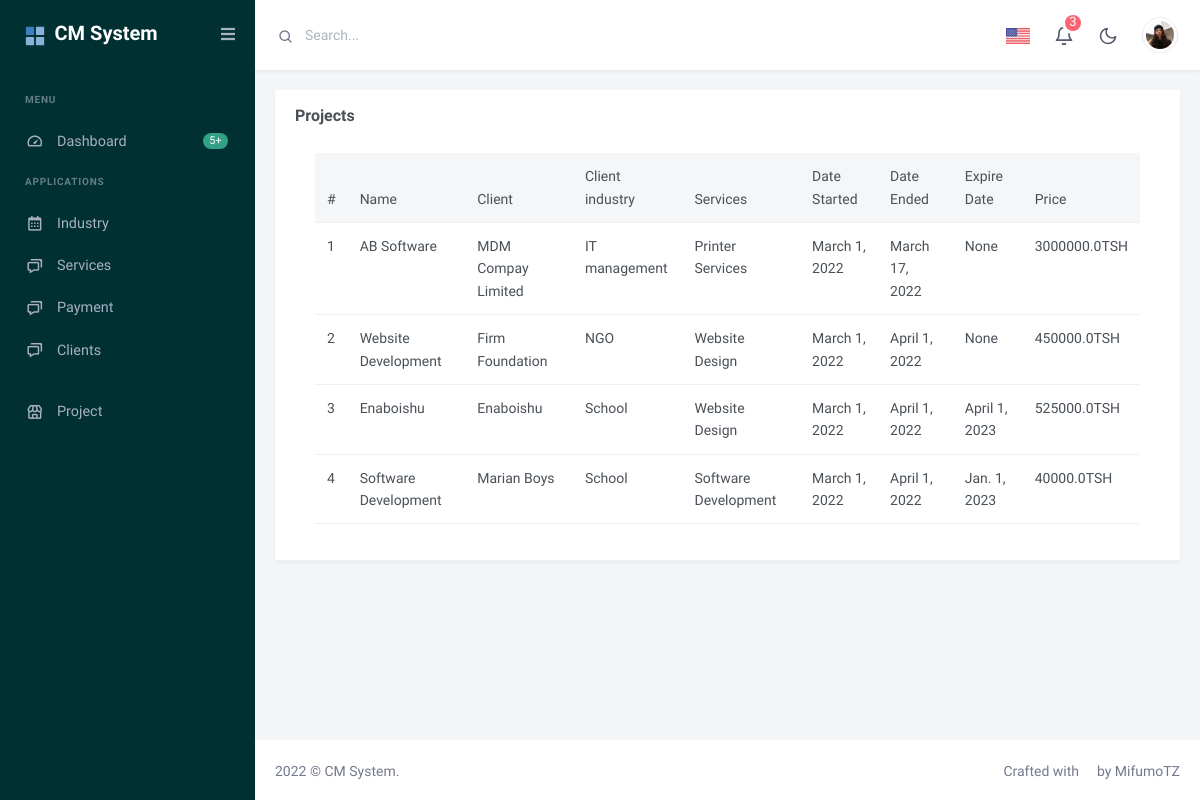
The page /projectall/ on the database as committed earlier.
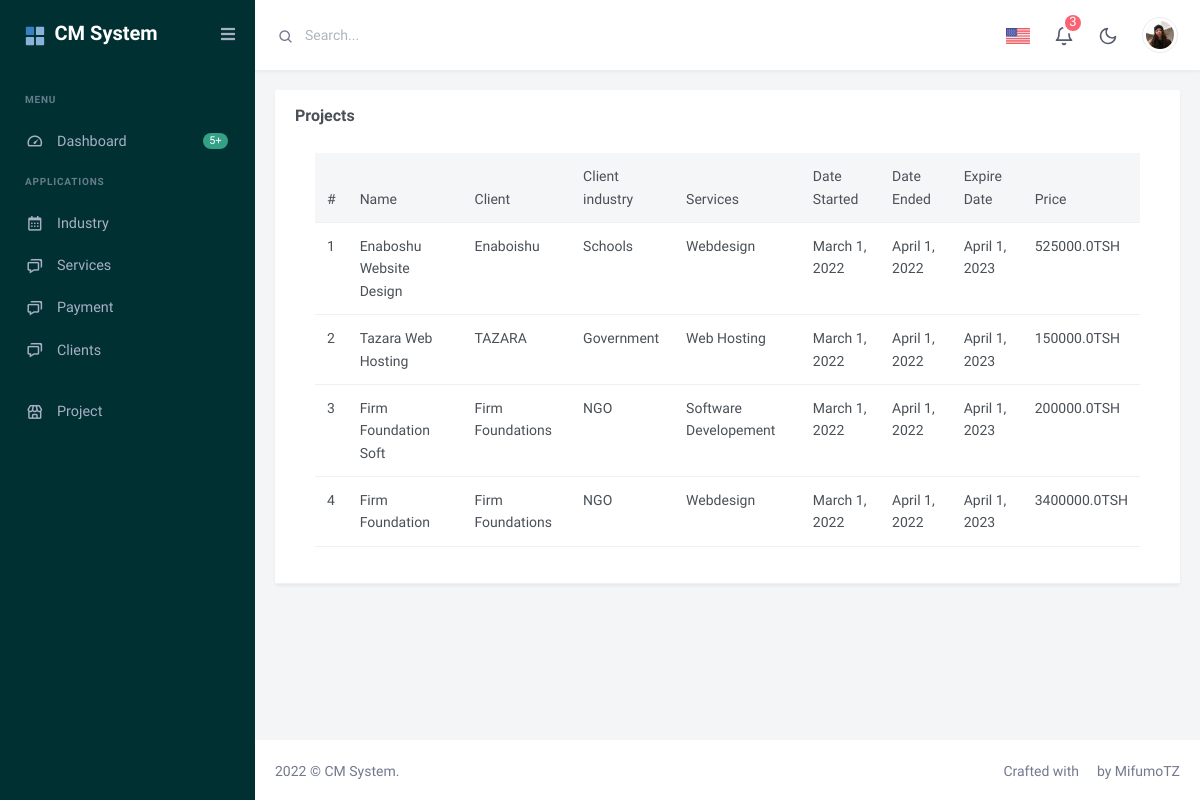
The same page on the database as committed later.
### client/models.py (models this page shows, shortened)
class Project(models.Model):
    name= models.CharField(max_length = 150 ,null='True')
    client = models.ForeignKey(Client, on_delete=models.CASCADE, null=True)
    service_category = models.ForeignKey(ServicesCategory, on_delete=models.CASCADE, null=True)
    date_started = models.DateField(auto_now=False, auto_now_add=False, null=True)
    date_ended = models.DateField(auto_now=False, auto_now_add=False, null=True)
    date_expired = models.DateField(auto_now=False, auto_now_add=False, null=True)
    paid_status = models.CharField(max_length = 150, choices=PAID_CHOICES, default='Not Paid')
    Price = models.FloatField()

class Client(models.Model):
    name= models.CharField(max_length=150, null=True)
    industry = models.ForeignKey(Industry, on_delete=models.CASCADE)
    def __str__(self):
        return self.name

class Industry(models.Model):
   name = models.CharField(max_length = 150 , null=True)
   def __str__(self):
       return self.name

class ServicesCategory(models.Model):
    name=models.CharField(max_length=150, null=True)
    def __str__(self):
        return self.name

### client/views.py (the view)
# urls.py: path('projectall/',AllProjects.as_view(), name='project_all'),
class AllProjects(ListView):
    model=Project
    template_name='project/all_project.html'
    def get_context_data(self, **kwargs):
        context = super(AllProjects, self).get_context_data(**kwargs)
        context['projects']=Project.objects.all()
        return context

### client/templates/project/all_project.html
{% extends 'base.html' %}
{% block content %}
<div class="row">
    <div class="col-lg-12">
        <div class="card">
            <div class="card-header">
                <h4 class="card-title">Projects</h4>
            <div class="card-body">
                <div class="table-responsive">
                    <table class="table mb-0">
                        <thead class="table-light">
                            <tr>
                                <th>#</th>
                                <th>Name</th>
                                <th>Client</th>
                                <th>Client industry</th>
                                <th>Services</th>
                                <th>Date Started</th>
                                <th>Date Ended</th>
                                <th>Expire Date</th>
                                <th>Price</th>
                            </tr>
                        </thead>
                        <tbody>
                       {% for project in projects %}
                       <tr>
                        <td>{{forloop.counter}}</td>
                        <td>{{project.name}}</td>
                        <td>{{project.client}}</td>
                        <td>{{project.client.industry}}</td>
                        <td>{{project.service_category}}</td>
                        <td>{{project.date_started}}</td>
                        <td>{{project.date_ended}}</td>
                        <td>{{project.date_expired}}</td>
                        <td>{{project.Price}}TSH</td>
                    </tr>
                       {% endfor %}
                        </tbody>
                    </table>
                </div>
            </div>
        </div>
    </div>
</div>
{% endblock content %}

### client/templates/base.html (shortened to what this page needs)
<!DOCTYPE html>
<html lang="en">
    {% load static %}
    <head>
        <link href="{% static 'assets/css/bootstrap.min.css'%}" id="bootstrap-style" rel="stylesheet" type="text/css" />
        <link href="{% static 'assets/css/icons.min.css'%}" rel="stylesheet" type="text/css" />
        <link href="{% static 'assets/css/app.min.css'%}" id="app-style" rel="stylesheet" type="text/css" />
    </head>
<body data-layout="vertical" data-sidebar="dark" data-sidebar-size="lg" class="sidebar-enable">
    <div id="layout-wrapper">
        <header id="page-topbar" class="isvertical-topbar">
            <div class="navbar-header">
                <div class="d-flex">
                    <form class="app-search d-none d-lg-block">
                        <div class="position-relative">
                            <input type="text" class="form-control" placeholder="Search...">
                            <span class="bx bx-search"></span>
                        </div>
                    </form>
                </div>
                <div class="d-flex">
                    <div class="dropdown d-inline-block language-switch">
                        <button type="button" class="btn header-item" data-bs-toggle="dropdown" aria-haspopup="true" aria-expanded="false">
                            <img class="header-lang-img" src="{% static 'assets/images/flags/us.jpg'%}" alt="Header Language" height="16">
                        </button>
                    </div>
                    <div class="dropdown d-inline-block">
                        <button type="button" class="btn header-item noti-icon" id="page-header-notifications-dropdown" data-bs-toggle="dropdown" aria-haspopup="true" aria-expanded="false">
                        <span class="noti-dot bg-danger rounded-pill">3</span>
                    </button>
                    </div>
                    <div class="dropdown d-none d-sm-inline-block">
                        <button type="button" class="btn header-item light-dark" id="mode-setting-btn">
                            <svg xmlns="http://www.w3.org/2000/svg" width="24" height="24" viewBox="0 0 24 24" fill="none" stroke="currentColor" stroke-width="2" stroke-linecap="round" stroke-linejoin="round" class="feather feather-moon icon-sm layout-mode-dark"><path d="M21 12.79A9 9 0 1 1 11.21 3 7 7 0 0 0 21 12.79z"></path></svg>
                        </button>
                    </div>
                    <div class="dropdown d-inline-block">
                        <button type="button" class="btn header-item user text-start d-flex align-items-center" id="page-header-user-dropdown" data-bs-toggle="dropdown" aria-haspopup="true" aria-expanded="false">
                            <img class="rounded-circle header-profile-user" src="{% static 'assets/images/users/avatar-1.jpg'%}" alt="Header Avatar">
                        </button>
                    </div>
                </div>
            </div>
        </header>
        <div class="vertical-menu" style="display: block;">
            <div class="navbar-brand-box">
                <a href="index.html" class="logo logo-light">
                    <span class="logo-lg">
                        <img src="{% static 'assets/images/logo-sm.svg'%}" alt="" height="22"> <span class="logo-txt">CM System</span>
                    </span>
                </a>
            </div>
            <button type="button" class="btn btn-sm px-3 font-size-16 header-item vertical-menu-btn">
                <i class="fa fa-fw fa-bars"></i>
            </button>
            <div data-simplebar="init" class="sidebar-menu-scroll"><div class="simplebar-wrapper" style="margin: 0px;"><div class="simplebar-height-auto-observer-wrapper"><div class="simplebar-height-auto-observer"></div></div><div class="simplebar-mask"><div class="simplebar-offset" style="right: -17px; bottom: 0px;"><div class="simplebar-content-wrapper" style="height: 100%; overflow: hidden scroll;"><div class="simplebar-content" style="padding: 0px;">
                <div id="sidebar-menu">
                    <ul class="metismenu list-unstyled" id="side-menu">
                        <li class="menu-title" data-key="t-menu">Menu</li>
                        <li>
                            <a href="index.html">
                                <i class="bx bx-tachometer icon nav-icon"></i>
                                <span class="menu-item" data-key="t-dashboards">Dashboard</span>
                                <span class="badge rounded-pill bg-success">5+</span>
                            </a>
                        </li>
                        <li class="menu-title" data-key="t-applications">Applications</li>
                        <li>
                            <a href="{% url 'industries' %}">
                                <i class="bx bx-calendar icon nav-icon"></i>
                                <span class="menu-item" data-key="t-calendar">Industry</span>
                            </a>
                        </li>
                        <li>
                            <a href=" {% url 'services' %}">
                                <i class="bx bx-chat icon nav-icon"></i>
                                <span class="menu-item" data-key="t-chat">Services</span>
                            </a>
                        </li>
                        <li>
                            <a href=" {% url 'services' %}">
                                <i class="bx bx-chat icon nav-icon"></i>
                                <span class="menu-item" data-key="t-chat">Payment</span>
                            </a>
                        </li>
                        <li>
                            <a href=" {% url 'clients' %}">
                                <i class="bx bx-chat icon nav-icon"></i>
                                <span class="menu-item" data-key="t-chat">Clients</span>
                        </li>
                        <li>
                            <a href="javascript: void(0);" class="has-arrow" aria-expanded="false">
                                <i class="bx bx-store icon nav-icon"></i>
                                <span class="menu-item" data-key="t-ecommerce">Project</span>
                            </a>
                </div>
            </div></div></div></div><div class="simplebar-placeholder" style="width: auto; height: 960px;"></div></div><div class="simplebar-track simplebar-vertical" style="visibility: visible;"><div class="simplebar-scrollbar" style="height: 71px; transform: translate3d(0px, 27px, 0px); display: block;"></div></div></div>
        </div>
        <div class="main-content">
            <div class="page-content">
                <div class="container-fluid">
                  {% block content %}
                  {% endblock content %}
                </div>
                <footer class="footer">
                    <div class="container-fluid">
                        <div class="row">
                            <div class="col-sm-6">
                                <script>document.write(new Date().getFullYear())</script> © CM System.
                            </div>
                            <div class="col-sm-6">
                                <div class="text-sm-end d-none d-sm-block">
                                    Crafted with <i class="mdi mdi-heart text-danger"></i> by <a href="https://themesbrand.com/" target="_blank" class="text-reset">MifumoTZ</a>
                                </div>
                            </div>
                        </div>
                    </div>
                </footer>
            </div>
</body>

Rows that differ between the two databases and show on the page:
removed Project: name "AB Software", client "MDM Compay Limited", client.industry "IT management", service_category "Printer Services", date_started "March 1, 2022", date_ended "March 17, 2022", date_expired "None", Price "3000000.0"
removed Project: name "Website Development", client "Firm Foundation", client.industry "NGO", service_category "Website Design", date_started "March 1, 2022", date_ended "April 1, 2022", date_expired "None", Price "450000.0"
removed Project: name "Enaboishu", client "Enaboishu", client.industry "School", service_category "Website Design", date_started "March 1, 2022", date_ended "April 1, 2022", date_expired "April 1, 2023", Price "525000.0"
removed Project: name "Software Development", client "Marian Boys", client.industry "School", service_category "Software Development", date_started "March 1, 2022", date_ended "April 1, 2022", date_expired "Jan. 1, 2023", Price "40000.0"
added Project: name "Enaboshu Website Design", client "Enaboishu", client.industry "Schools", service_category "Webdesign", date_started "March 1, 2022", date_ended "April 1, 2022", date_expired "April 1, 2023", Price "525000.0"
added Project: name "Tazara Web Hosting", client "TAZARA", client.industry "Government", service_category "Web Hosting", date_started "March 1, 2022", date_ended "April 1, 2022", date_expired "April 1, 2023", Price "150000.0"
added Project: name "Firm Foundation Soft", client "Firm Foundations", client.industry "NGO", service_category "Software Developement", date_started "March 1, 2022", date_ended "April 1, 2022", date_expired "April 1, 2023", Price "200000.0"
added Project: name "Firm Foundation", client "Firm Foundations", client.industry "NGO", service_category "Webdesign", date_started "March 1, 2022", date_ended "April 1, 2022", date_expired "April 1, 2023", Price "3400000.0"
